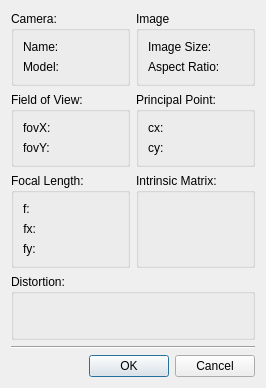
<?xml version="1.0" encoding="UTF-8"?>
<ui version="4.0">
 <class>CameraInfo</class>
 <widget class="QDialog" name="CameraInfo">
  <property name="geometry">
   <rect>
    <x>0</x>
    <y>0</y>
    <width>266</width>
    <height>388</height>
   </rect>
  </property>
  <property name="sizePolicy">
   <sizepolicy hsizetype="Minimum" vsizetype="Minimum">
    <horstretch>0</horstretch>
    <verstretch>0</verstretch>
   </sizepolicy>
  </property>
  <property name="windowTitle">
   <string>Camera Info</string>
  </property>
  <layout class="QGridLayout" name="gridLayout">
   <item row="5" column="0" colspan="2">
    <widget class="Line" name="line">
     <property name="orientation">
      <enum>Qt::Horizontal</enum>
     </property>
    </widget>
   </item>
   <item row="6" column="0" colspan="2">
    <widget class="QDialogButtonBox" name="buttonBox">
     <property name="orientation">
      <enum>Qt::Horizontal</enum>
     </property>
     <property name="standardButtons">
      <set>QDialogButtonBox::Cancel|QDialogButtonBox::Ok</set>
     </property>
    </widget>
   </item>
   <item row="1" column="0">
    <widget class="QGroupBox" name="groupBox_2">
     <property name="title">
      <string>Field of View:</string>
     </property>
     <layout class="QFormLayout" name="formLayout_3">
      <item row="0" column="0">
       <widget class="QLabel" name="label_7">
        <property name="text">
         <string>fovX:</string>
        </property>
       </widget>
      </item>
      <item row="0" column="1">
       <widget class="QLabel" name="fov_x">
        <property name="text">
         <string/>
        </property>
       </widget>
      </item>
      <item row="1" column="0">
       <widget class="QLabel" name="label_8">
        <property name="text">
         <string>fovY:</string>
        </property>
       </widget>
      </item>
      <item row="1" column="1">
       <widget class="QLabel" name="fov_y">
        <property name="text">
         <string/>
        </property>
       </widget>
      </item>
     </layout>
    </widget>
   </item>
   <item row="2" column="0">
    <widget class="QGroupBox" name="groupBox_11">
     <property name="sizePolicy">
      <sizepolicy hsizetype="Minimum" vsizetype="Preferred">
       <horstretch>0</horstretch>
       <verstretch>0</verstretch>
      </sizepolicy>
     </property>
     <property name="title">
      <string>Focal Length:</string>
     </property>
     <layout class="QFormLayout" name="formLayout_5">
      <property name="fieldGrowthPolicy">
       <enum>QFormLayout::AllNonFixedFieldsGrow</enum>
      </property>
      <item row="1" column="0">
       <widget class="QLabel" name="label_10">
        <property name="sizePolicy">
         <sizepolicy hsizetype="Minimum" vsizetype="Preferred">
          <horstretch>0</horstretch>
          <verstretch>0</verstretch>
         </sizepolicy>
        </property>
        <property name="text">
         <string>fx:</string>
        </property>
        <property name="alignment">
         <set>Qt::AlignRight|Qt::AlignTrailing|Qt::AlignVCenter</set>
        </property>
       </widget>
      </item>
      <item row="1" column="1">
       <widget class="QLabel" name="fx">
        <property name="text">
         <string/>
        </property>
       </widget>
      </item>
      <item row="2" column="0">
       <widget class="QLabel" name="label_11">
        <property name="sizePolicy">
         <sizepolicy hsizetype="Minimum" vsizetype="Preferred">
          <horstretch>0</horstretch>
          <verstretch>0</verstretch>
         </sizepolicy>
        </property>
        <property name="text">
         <string>fy:</string>
        </property>
       </widget>
      </item>
      <item row="2" column="1">
       <widget class="QLabel" name="fy">
        <property name="text">
         <string/>
        </property>
       </widget>
      </item>
      <item row="0" column="0">
       <widget class="QLabel" name="label_3">
        <property name="text">
         <string>f:</string>
        </property>
       </widget>
      </item>
      <item row="0" column="1">
       <widget class="QLabel" name="f">
        <property name="text">
         <string/>
        </property>
       </widget>
      </item>
     </layout>
    </widget>
   </item>
   <item row="1" column="1">
    <widget class="QGroupBox" name="groupBox_12">
     <property name="sizePolicy">
      <sizepolicy hsizetype="Minimum" vsizetype="Preferred">
       <horstretch>0</horstretch>
       <verstretch>0</verstretch>
      </sizepolicy>
     </property>
     <property name="title">
      <string>Principal Point:</string>
     </property>
     <layout class="QFormLayout" name="formLayout_6">
      <item row="0" column="0">
       <widget class="QLabel" name="label_12">
        <property name="sizePolicy">
         <sizepolicy hsizetype="Minimum" vsizetype="Preferred">
          <horstretch>0</horstretch>
          <verstretch>0</verstretch>
         </sizepolicy>
        </property>
        <property name="text">
         <string>cx:</string>
        </property>
       </widget>
      </item>
      <item row="1" column="0">
       <widget class="QLabel" name="label_13">
        <property name="sizePolicy">
         <sizepolicy hsizetype="Minimum" vsizetype="Preferred">
          <horstretch>0</horstretch>
          <verstretch>0</verstretch>
         </sizepolicy>
        </property>
        <property name="text">
         <string>cy:</string>
        </property>
       </widget>
      </item>
      <item row="0" column="1">
       <widget class="QLabel" name="cx">
        <property name="text">
         <string/>
        </property>
       </widget>
      </item>
      <item row="1" column="1">
       <widget class="QLabel" name="cy">
        <property name="text">
         <string/>
        </property>
       </widget>
      </item>
     </layout>
    </widget>
   </item>
   <item row="2" column="1">
    <widget class="QGroupBox" name="groupBox_13">
     <property name="title">
      <string>Intrinsic Matrix:</string>
     </property>
     <layout class="QVBoxLayout" name="verticalLayout_10">
      <item>
       <widget class="QLabel" name="intrinsic_matrix">
        <property name="text">
         <string/>
        </property>
        <property name="textInteractionFlags">
         <set>Qt::LinksAccessibleByMouse|Qt::TextSelectableByMouse</set>
        </property>
       </widget>
      </item>
     </layout>
    </widget>
   </item>
   <item row="3" column="0" colspan="2">
    <widget class="QGroupBox" name="groupBox_10">
     <property name="sizePolicy">
      <sizepolicy hsizetype="Minimum" vsizetype="Preferred">
       <horstretch>0</horstretch>
       <verstretch>0</verstretch>
      </sizepolicy>
     </property>
     <property name="title">
      <string>Distortion:</string>
     </property>
     <layout class="QHBoxLayout" name="horizontalLayout_2">
      <item>
       <widget class="QLabel" name="distortion_params">
        <property name="text">
         <string/>
        </property>
        <property name="textInteractionFlags">
         <set>Qt::LinksAccessibleByMouse|Qt::TextSelectableByMouse</set>
        </property>
       </widget>
      </item>
     </layout>
    </widget>
   </item>
   <item row="0" column="0">
    <widget class="QGroupBox" name="groupBox">
     <property name="title">
      <string>Camera:</string>
     </property>
     <layout class="QFormLayout" name="formLayout">
      <property name="fieldGrowthPolicy">
       <enum>QFormLayout::AllNonFixedFieldsGrow</enum>
      </property>
      <property name="margin">
       <number>9</number>
      </property>
      <item row="0" column="0">
       <widget class="QLabel" name="label_4">
        <property name="text">
         <string>Name:</string>
        </property>
       </widget>
      </item>
      <item row="0" column="1">
       <widget class="QLabel" name="name">
        <property name="text">
         <string/>
        </property>
       </widget>
      </item>
      <item row="1" column="0">
       <widget class="QLabel" name="label">
        <property name="text">
         <string>Model:</string>
        </property>
       </widget>
      </item>
      <item row="1" column="1">
       <widget class="QLabel" name="camera_model">
        <property name="text">
         <string/>
        </property>
        <property name="textInteractionFlags">
         <set>Qt::LinksAccessibleByMouse|Qt::TextSelectableByMouse</set>
        </property>
       </widget>
      </item>
     </layout>
    </widget>
   </item>
   <item row="0" column="1">
    <widget class="QGroupBox" name="groupBox_3">
     <property name="title">
      <string>Image</string>
     </property>
     <layout class="QFormLayout" name="formLayout_4">
      <property name="margin">
       <number>9</number>
      </property>
      <item row="0" column="0">
       <widget class="QLabel" name="label_5">
        <property name="text">
         <string>Image Size:</string>
        </property>
       </widget>
      </item>
      <item row="1" column="0">
       <widget class="QLabel" name="label_6">
        <property name="text">
         <string>Aspect Ratio:</string>
        </property>
       </widget>
      </item>
      <item row="1" column="1">
       <widget class="QLabel" name="aspect_ratio">
        <property name="minimumSize">
         <size>
          <width>0</width>
          <height>0</height>
         </size>
        </property>
        <property name="text">
         <string/>
        </property>
       </widget>
      </item>
      <item row="0" column="1">
       <widget class="QLabel" name="image_size">
        <property name="minimumSize">
         <size>
          <width>0</width>
          <height>0</height>
         </size>
        </property>
        <property name="text">
         <string/>
        </property>
       </widget>
      </item>
     </layout>
    </widget>
   </item>
  </layout>
 </widget>
 <tabstops>
  <tabstop>buttonBox</tabstop>
 </tabstops>
 <resources/>
 <connections>
  <connection>
   <sender>buttonBox</sender>
   <signal>accepted()</signal>
   <receiver>CameraInfo</receiver>
   <slot>accept()</slot>
   <hints>
    <hint type="sourcelabel">
     <x>257</x>
     <y>440</y>
    </hint>
    <hint type="destinationlabel">
     <x>157</x>
     <y>274</y>
    </hint>
   </hints>
  </connection>
  <connection>
   <sender>buttonBox</sender>
   <signal>rejected()</signal>
   <receiver>CameraInfo</receiver>
   <slot>reject()</slot>
   <hints>
    <hint type="sourcelabel">
     <x>325</x>
     <y>440</y>
    </hint>
    <hint type="destinationlabel">
     <x>286</x>
     <y>274</y>
    </hint>
   </hints>
  </connection>
 </connections>
</ui>
